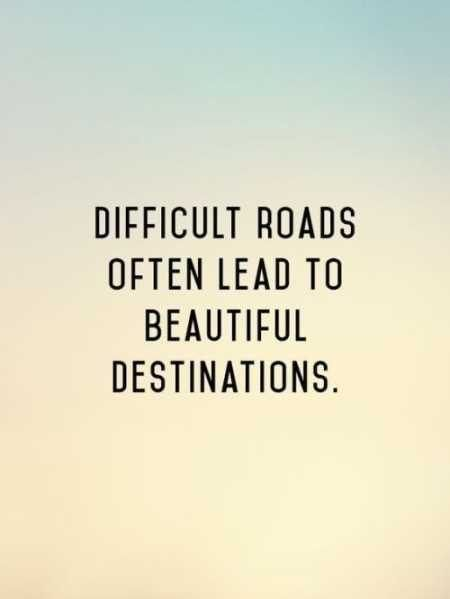
#> input picture OpenCV_3_KNN_Character_Recognition_Python-master/words.jpg, 450 x 599 px, found by its file name
$ python tutor1.py
#> lines starting #> are read from the running program, lines starting #| are printed output that depends on the picture
# -*- coding: utf-8 -*-
"""
Created on Tue Feb  6 15:08:43 2018

@author: hp
"""
# Import numpy and OpenCV
import numpy as np
import cv2
 # Load a color image in BGR
img = cv2.imread('words.jpg',1)
#> img is the input picture: shape (599, 450, 3); mean B, G, R 199.2, 222.3, 223.9
 # Find the number of rows in the image
print("imgRows = ",img.shape[0])
#| imgRows =  599
 # Find the number of columns in the image
print("imgCols = ",img.shape[1])
#| imgCols =  450
 # Find the number of channels in the image
print(img.shape[2])
#| 3
cropped = img[200:600,200:500]
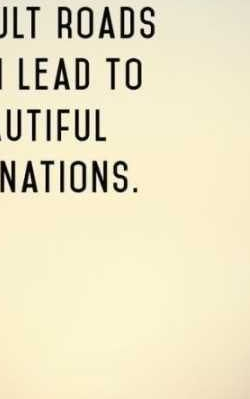
#> cropped: shape (399, 250, 3); mean B, G, R 195.9, 226.4, 234.1

#cv2.imread(cropped)
cv2.imshow("Cropped", cropped)
cv2.waitKey(0)
cv2.destroyAllWindows()
